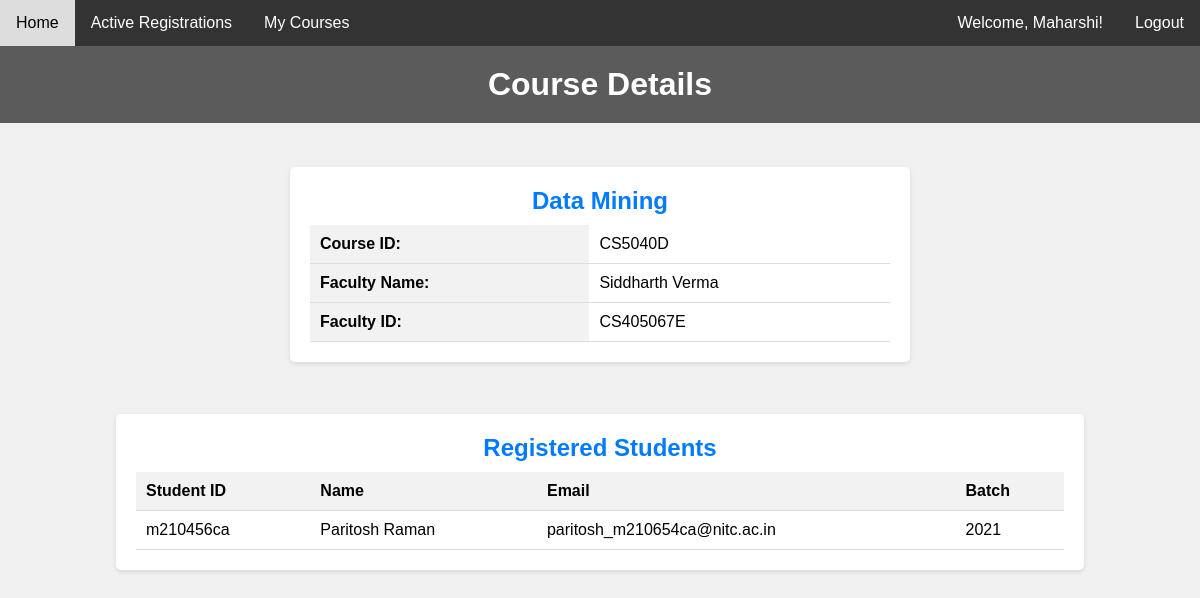
The page /course/CS5040D (signed in) on the database as committed earlier.
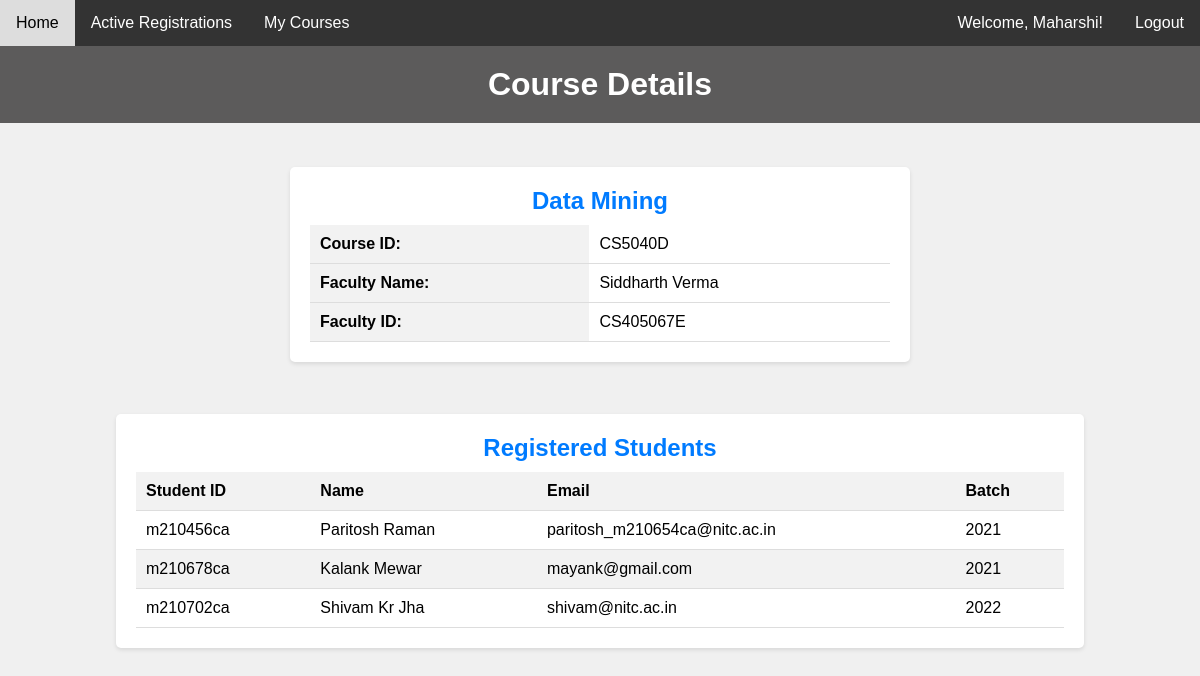
The same page on the database as committed later.
### tables this page shows
CREATE TABLE Student (
                        id VARCHAR(9) PRIMARY KEY NOT NULL,
                        password_hashed VARCHAR(20) NOT NULL,
                        fname VARCHAR NOT NULL,
                        lname VARCHAR,
                        email VARCHAR,
                        contact VARCHAR(10),
                        batch INTEGER NOT NULL,
                        department_id VARCHAR(4),

                        FOREIGN KEY(department_id) REFERENCES Department(did)
                    );

### main.py (the view)
@app.route('/course/<course_id>')
def course_details(course_id):
    if 'id' in session:
        if session['user_type'] == 'faculty' or session['user_type'] == 'admin':
            pass
        else:
            return redirect(url_for('index'))
    else:
        return redirect(url_for('index'))
    faculty = Faculty()
    data = faculty.course_details(course_id)
    return render_template('course_detail.html', data = data)

### templates/course_detail.html (shortened to what this page needs)
<!DOCTYPE html>
<html lang="en">
<head>
</head>
<body>
    {% include 'navbar.html' %}
    <header>
        <h1>Course Details</h1>
    </header>
    <section class="course-section">
        <div class="course-details">
            <h2>{{ data['course_name'] }}</h2>
            <table class="course-table">
                <tr>
                    <th>Course ID:</th>
                    <td>{{ data['course_id'].upper() }}</td>
                </tr>
                <tr>
                    <th>Faculty Name:</th>
                    <td>{{ data['faculty_name'] }}</td>
                </tr>
                <tr>
                    <th>Faculty ID:</th>
                    <td>{{ data['faculty_id'].upper() }}</td>
                </tr>
            </table>
        </div>
        <div class="students">
            <h2>Registered Students</h2>
            <table class="student-table">
                <thead>
                    <tr>
                        <th>Student ID</th>
                        <th>Name</th>
                        <th>Email</th>
                        <th>Batch</th>
                    </tr>
                </thead>
                <tbody>
                    {% for row in data['student_list'] %}
                        <tr>
                            <td>{{ row[0] }}</td>
                            <td>{{ row[1] }}</td>
                            <td>{{ row[2] }}</td>
                            <td>{{ row[3] }}</td>
                        </tr>
                    {% endfor %}
                </tbody>
            </table>
        </div>
    </section>
</body>
</html>

Rows that differ between the two databases and show on the page:
added Student: id "m210678ca", row "Kalank Mewar", email "mayank@gmail.com", batch "2021"
added Student: id "m210702ca", row "Shivam Kr Jha", email "shivam@nitc.ac.in", batch "2022"
